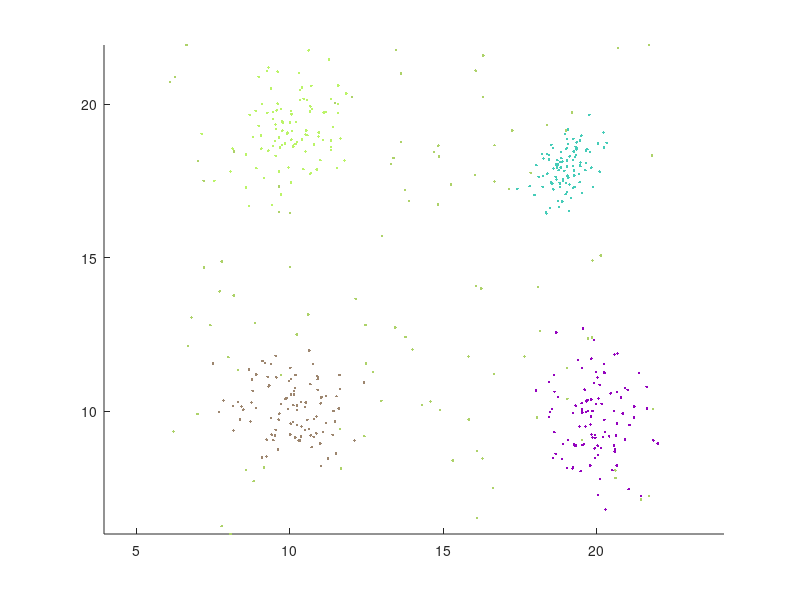

Write MATLAB code to recreate this figure. (Note: this script raises an error after producing the figure.)
% This file is for the first requirement of exercise 6.
l = 2;  % The dimension of the data vectors
N = 100;  % The number of data vectors
% This will be the theta input into the algorithm
theta = [0, 20, 0, 20; 0, 0, 20, 20];

randn('seed',0)
m = [10 10; 20 10; 10 19; 19 18]; % The distribution means of the clusters
S(:,:,1)=eye(2);
S(:,:,2)=[1.0 .2; .2 1.5];
S(:,:,3)=[1.0 .4; .4 1.1];
S(:,:,4)=[.3 .2; .2 .5];
n_points=N*ones(1,5);
noise=rand(2,100)*16+6;
X=[];

figure(1), hold on
for i=1:4
    X=[X; mvnrnd(m(i,:),S(:,:,i),n_points(i))];
end
X=X';
X=[X, noise];

% Plotting the way the data should be.
for i=1:5 
    figure(1), plot(X(1,(i-1)*100+1:i*100),X(2,(i-1)*100+1:i*100),'.', 'Color', rand(1, 3))
end
figure(1), axis equal

% run the algorithm
[theta,bel,J]=k_means(X,theta);

% Plot the clusters
figure(2), hold on
figure(2), plot(X(1,bel==1),X(2,bel==1),'r.',...
X(1,bel==2),X(2,bel==2),'g*',X(1,bel==3),X(2,bel==3),'bo',...
X(1,bel==4),X(2,bel==4),'cx',X(1,bel==5),X(2,bel==5),'md',...
X(1,bel==6),X(2,bel==6),'yp',X(1,bel==7),X(2,bel==7),'ks')
figure(2), plot(theta(1,:),theta(2,:),'k+')
figure(2), axis equal


